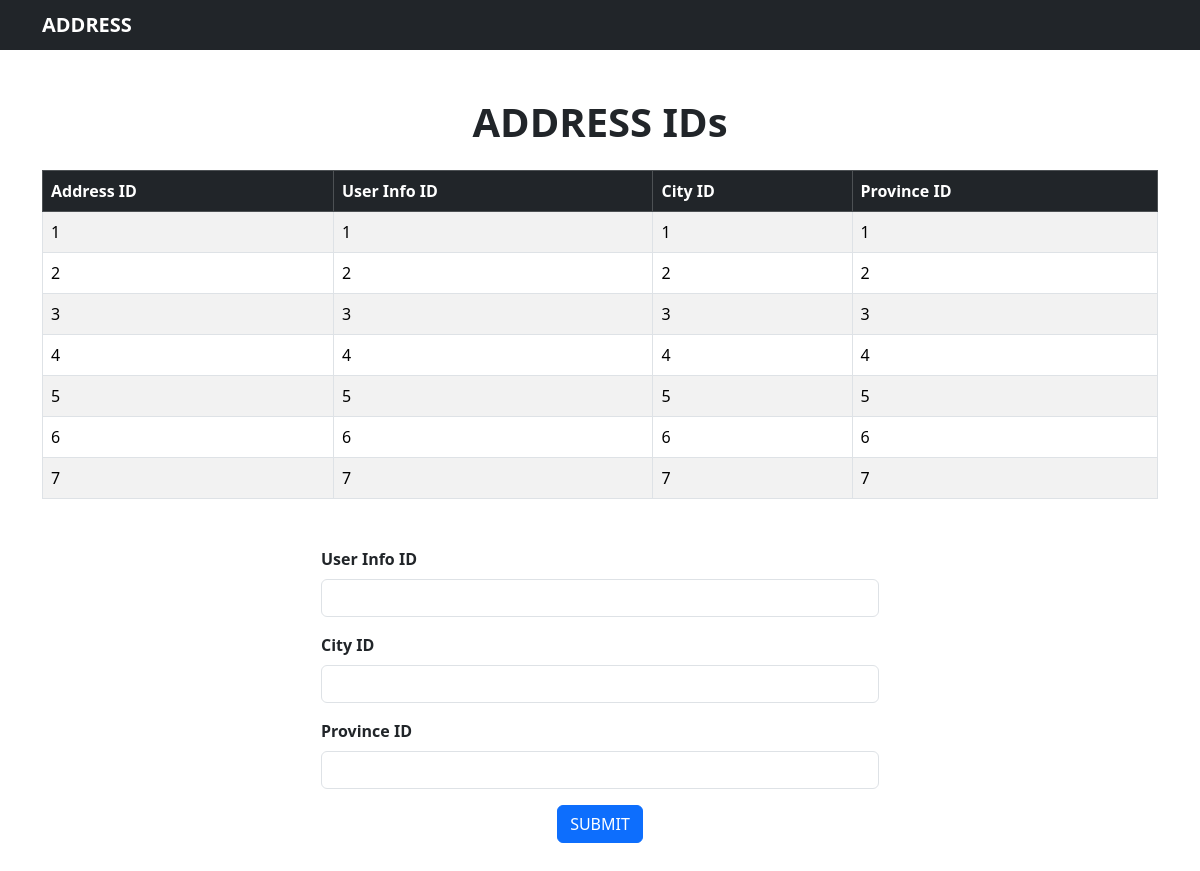
Page /M01/index.php on the committed database.
### tables this page shows
CREATE TABLE `addresses` (
  `addressID` int(20) NOT NULL,
  `userInfoID` int(20) NOT NULL,
  `cityID` int(20) NOT NULL,
  `provinceID` int(20) NOT NULL
);

### M01/index.php (the view, shortened to what this page needs)
<?php
include 'connect.php';
$sql = "SELECT * FROM addresses";
$result = $conn->query($sql);
?>
<!DOCTYPE html>
<html lang="en">
<head>
    <link href="https://cdn.jsdelivr.net/npm/bootstrap@5.3.3/dist/css/bootstrap.min.css" rel="stylesheet"
>
</head>
<body>
<nav class="navbar navbar-dark bg-dark mb-4">
  <div class="container">
    <span class="fw-bolder navbar-brand mb-0 h1 text-white">ADDRESS</span>
  </div>
</nav>
<div class="container my-5">
    <div class="txt text-center fw-bolder display-6 mb-4">ADDRESS IDs</div>
    <?php if ($result->num_rows > 0): ?>
        <table class="table table-striped table-bordered table-hover">
            <thead class="table-dark">
                <tr>
                    <th>Address ID</th>
                    <th>User Info ID</th>
                    <th>City ID</th>
                    <th>Province ID</th>
                </tr>
            </thead>
            <tbody>
                <?php while($row = $result->fetch_assoc()): ?>
                    <tr>
                        <td><?php echo htmlspecialchars($row['addressID']); ?></td>
                        <td><?php echo htmlspecialchars($row['userInfoID']); ?></td>
                        <td><?php echo htmlspecialchars($row['cityID']); ?></td>
                        <td><?php echo htmlspecialchars($row['provinceID']); ?></td>
                    </tr>
                <?php endwhile; ?>
            </tbody>
        </table>
    <?php else: ?>
        <div class="alert alert-info text-center">No data available in the database.</div>
    <?php endif; ?>
    <form method="post" class="mt-5 d-flex flex-column align-items-center">
    <div class="mb-3 w-50">
        <label for="userInfoID" class="form-label fw-bolder">User Info ID</label>
        <input type="text" class="form-control" id="userInfoID" name="userInfoID" required>
    </div>
    <div class="mb-3 w-50">
        <label for="cityID" class="form-label fw-bolder">City ID</label>
        <input type="text" class="form-control" id="cityID" name="cityID" required>
    </div>
    <div class="mb-3 w-50">
        <label for="provinceID" class="form-label fw-bolder">Province ID</label>
        <input type="text" class="form-control" id="provinceID" name="provinceID" required>
    </div>
    <div class="d-flex justify-content-center w-50">
        <button type="submit" class="btn btn-primary">SUBMIT</button>
    </div>
    </form>
</body>
</html>

### rows in the picture
addresses: addressID "1", userInfoID "1", cityID "1", provinceID "1"
addresses: addressID "2", userInfoID "2", cityID "2", provinceID "2"
addresses: addressID "3", userInfoID "3", cityID "3", provinceID "3"
addresses: addressID "4", userInfoID "4", cityID "4", provinceID "4"
addresses: addressID "5", userInfoID "5", cityID "5", provinceID "5"
addresses: addressID "6", userInfoID "6", cityID "6", provinceID "6"
addresses: addressID "7", userInfoID "7", cityID "7", provinceID "7"
